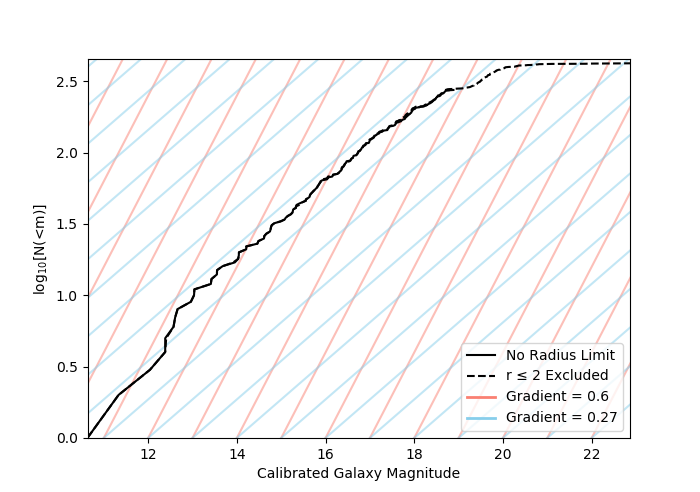

The Python source for this figure:
import ast
from astropy.io import fits
import matplotlib.pyplot as plt
from matplotlib.lines import Line2D
import numpy as np


with fits.open("A1_mosaic.fits") as file:
    header = file[0].header
    zero_point = header["MAGZPT"]

fig, axis = plt.subplots(figsize = (7,5))

x = np.arange(0, 25)
for offsets in x:
    y = (x - offsets) * 0.6
    plt.plot(x, y, "salmon", alpha = 0.5)
for offsets in x:
    y = (x - offsets) * 0.27
    plt.plot(x, y, "skyblue", alpha = 0.5)

data = np.loadtxt("mar_10_data_grt2_radius_limit.txt", skiprows = 2,
    delimiter = "\t")
fluxs = data[:,3]
magnitudes = zero_point - 2.5*np.log10(fluxs)
magnitudes = np.sort(magnitudes)
mag_limits = np.array([magnitudes[0]])
N = np.array([1])
for m in magnitudes[1:]:
    mag_limits = np.append(mag_limits, m)
    N = np.append(N, N[-1]+1)
log_N = np.log10(N)
axis.plot(mag_limits, log_N, "k")

data = np.loadtxt("mar_10_data_no_radius_limit.txt", skiprows = 2,
    delimiter = "\t")
fluxs = data[:,3]
magnitudes = zero_point - 2.5*np.log10(fluxs)
magnitudes = np.sort(magnitudes)
mag_limits = np.array([magnitudes[0]])
N = np.array([1])
for m in magnitudes[1:]:
    mag_limits = np.append(mag_limits, m)
    N = np.append(N, N[-1]+1)
log_N = np.log10(N)
axis.plot(mag_limits, log_N, "--k")

custom_lines=[Line2D([0],[0], color="k", lw=1.5),
            Line2D([0],[0], color="k", lw=1.5, ls="--"),
            Line2D([0],[0], color="salmon", lw=2),
            Line2D([0],[0], color="skyblue", lw=2)]
custom_labels = ["No Radius Limit", "r ≤ 2 Excluded",
    "Gradient = 0.6", "Gradient = 0.27"]
axis.legend(custom_lines, custom_labels,loc = 'lower right')

axis.set_xlabel("Calibrated Galaxy Magnitude")
axis.set_ylabel("log$_{10}$[N(<m)]")
axis.set_xlim(np.min(magnitudes), np.max(magnitudes))
axis.set_ylim(np.min(log_N), np.max(log_N)+0.03)
plt.show()
